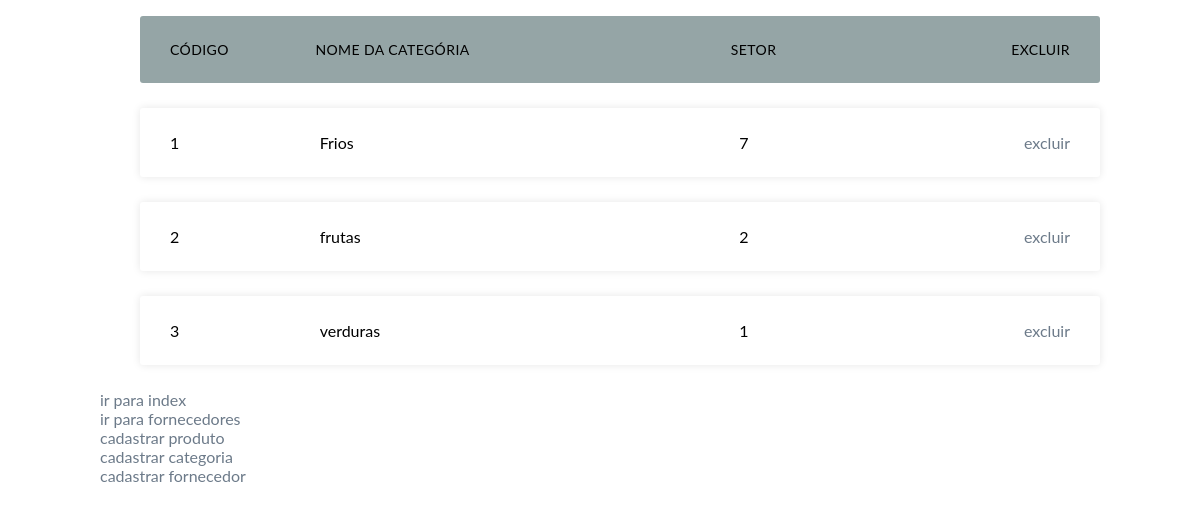
Screenshot of /categorias with the database file from the repository.
### core/models.py (models this page shows, shortened)
class Categoria(models.Model):
    nome=models.CharField(max_length=200)
    setor=models.IntegerField(unique=True)

### core/views.py (the view)
# urls.py: path('categorias',ListarCategorias.as_view(),name='categorias'),
class ListarCategorias(ListView):
    model=Categoria
    template_name='core/categorias.html'
    context_object_name='itens'

### core/templates/core/categorias.html (shortened to what this page needs)
{%extends 'base.html'%}
{%load static%}
{%block content%}
    <div class="container">
        <ul class="responsive-table">
          <li class="table-header">
            <div class="col col-1">Código</div>
            <div class="col col-2">Nome da categória</div>
            <div class="col col-3">Setor</div>
            <div class="col col4">excluir</div>
          </li>
          {%for item in itens%}
            <li class="table-row">
                <div class="col col-1" data-label="codigo">{{item.id}}</div>
                <div class="col col-2" data-label="Nome">{{item.nome}}</div>
                <div class="col col-3" data-label="preço">{{item.setor}}</div>
                <div class="col col4"><a href="{%url 'excluir_categorias' item.id%}">excluir</a></div>
            </li>
          {%endfor%}
        </ul>
          <a href="{%url 'Index'%}">ir para index</a>
          <br>
          <a href="{%url 'fornecedores'%}">ir para fornecedores</a>
          <br>
          <a href="{%url 'cadastrar_produtos'%}">cadastrar produto</a>
          <br>
          <a href="{%url 'cadastrar_categorias'%}">cadastrar categoria</a>
          <br>
          <a href="{%url 'cadastrar_fornecedores'%}">cadastrar fornecedor</a>
      </div>
      {%endblock%}

### static/css/style.css (style rules this page uses)
body { font-family: 'lato', sans-serif; }
a { text-decoration: none; color:#6C7A89; }
.container { max-width: 1000px; margin-left: auto; margin-right: auto; padding-left: 10px; padding-right: 10px; }

### rows the page displays
Categoria: id "1", nome "Frios", setor "7"
Categoria: id "2", nome "frutas", setor "2"
Categoria: id "3", nome "verduras", setor "1"
